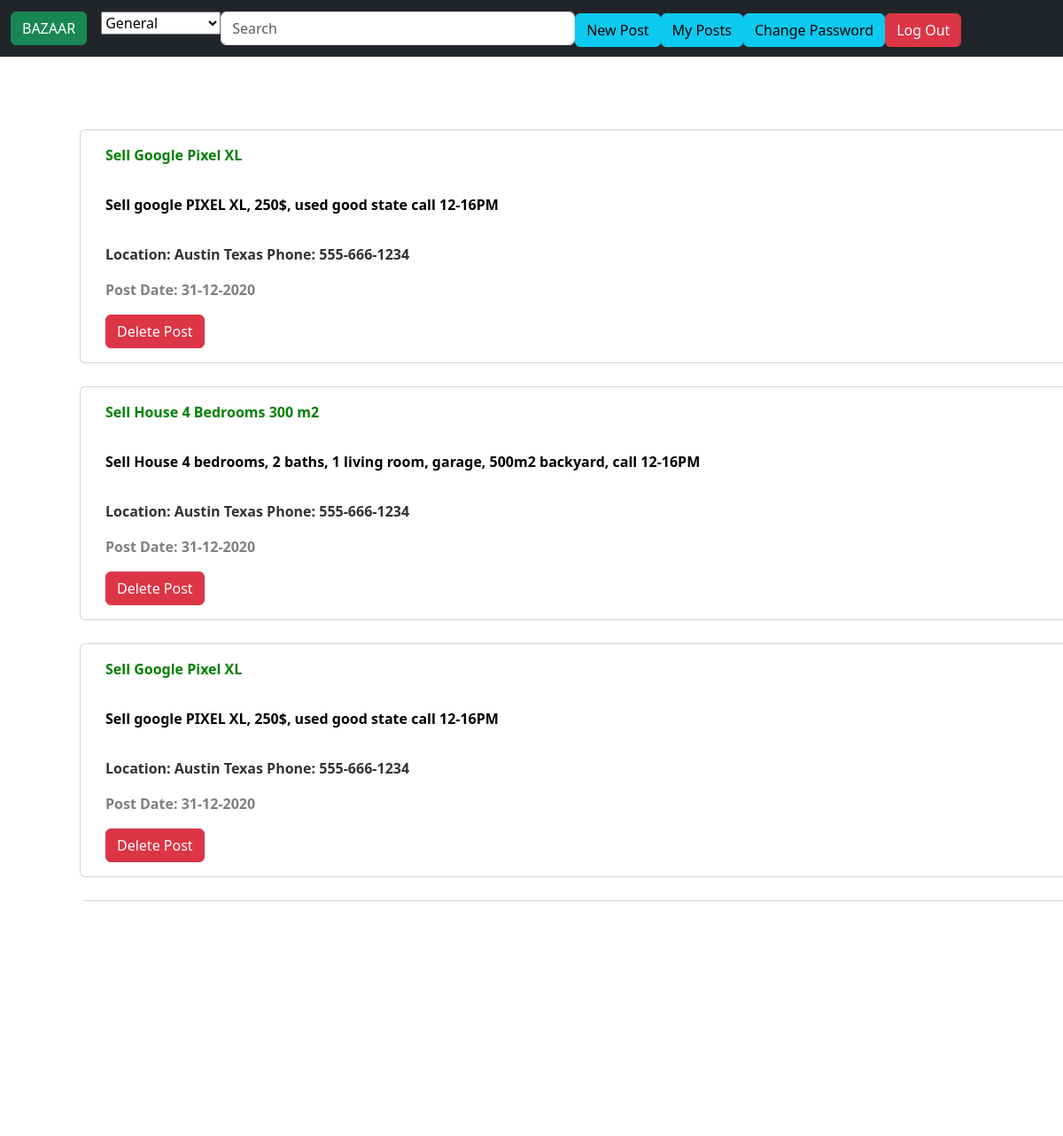
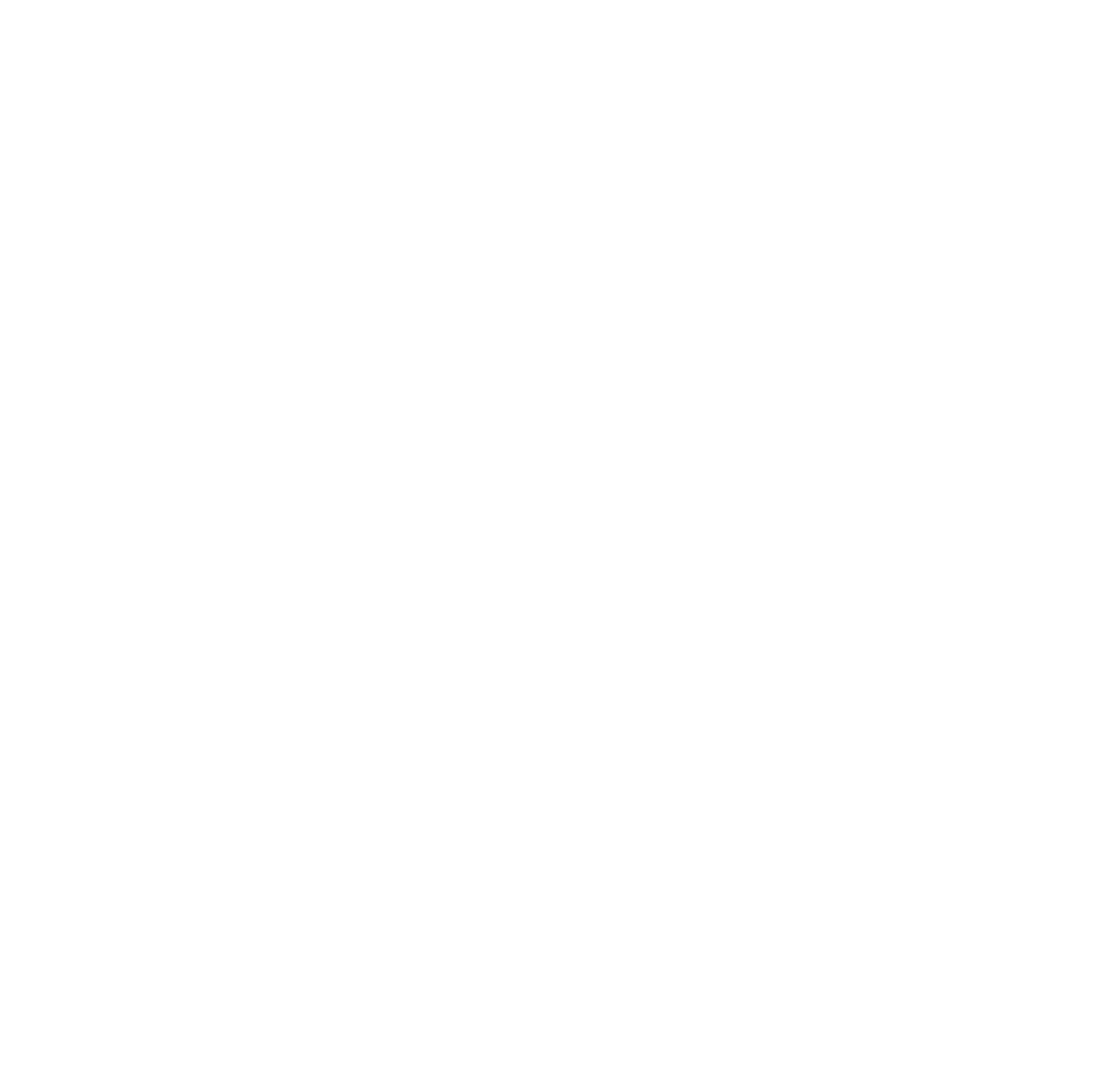
Before: /myposts (signed in) with the older database file (2 pictures, top to bottom).
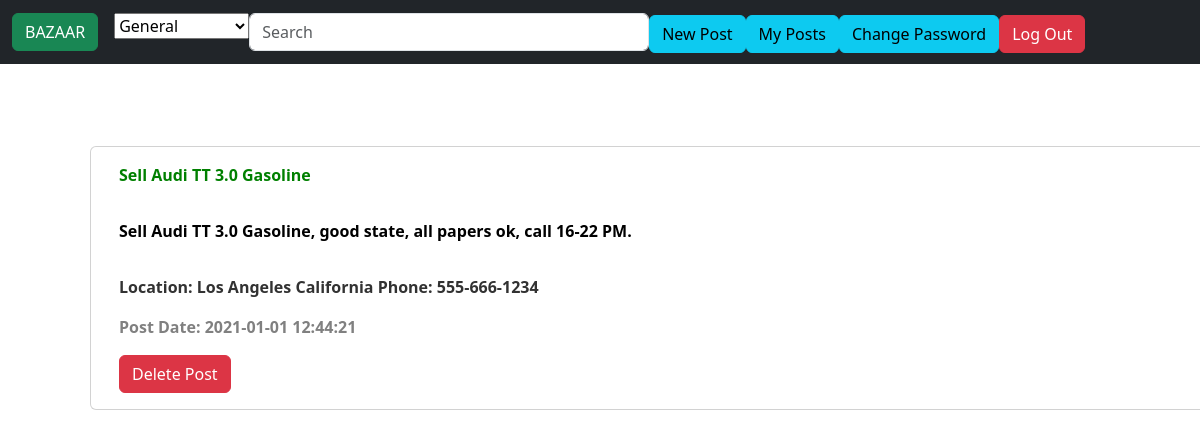
After: the same page with the newer database file.
### tables this page shows
CREATE TABLE "posts" (
	"id"	INTEGER NOT NULL UNIQUE,
	"owner_id"	INTEGER NOT NULL,
	"title"	TEXT NOT NULL DEFAULT 'NOT SET',
	"details"	TEXT NOT NULL DEFAULT 'NOT SET',
	"city"	TEXT NOT NULL,
	"phone"	TEXT DEFAULT '000-000-0000',
	"section"	INTEGER NOT NULL DEFAULT 0,
	"postDate"	TEXT NOT NULL DEFAULT '2100-0-0',
	PRIMARY KEY("id" AUTOINCREMENT)
);

### app.py (the view, shortened to what this page needs)
@app.route("/myposts", methods=["GET", "POST"])
@login_required
def myposts():
    db = engine.connect()
    userID = session['user_id']
    s = "SELECT * FROM posts WHERE posts.owner_id == (?) ORDER BY posts.postDate DESC"
    res = db.execute(s, userID)
    if res != None:
        return render_template("myposts.html",
                               listPosts=res,
                               listSections=categories
                               )
    return render_template("myposts.html")

### app.py (called while the page is built)
@app.after_request
def after_request(response):
    response.headers["Cache-Control"] = "no-cache, no-store, must-revalidate"
    response.headers["Expires"] = 0
    response.headers["Pragma"] = "no-cache"
    return response

### helpers.py (called while the page is built)
def login_required(f):
    @wraps(f)
    def decorated_function(*args, **kwargs):
        if session.get("user_id") is None:
            return redirect("/login")
        return f(*args, **kwargs)
    return decorated_function

### templates/myposts.html (shortened to what this page needs)
{% extends "layout.html" %}
{% block main %}
<form action="/myposts" method="POST">
    <div class="container">
        <div class="d-grid gap-3">
            {% for post in listPosts %}
            <div class="container" style="margin-top: 10px;">
                <div class="row">
                    <div class="card " style="width: 1000rem; font-weight:bold; color:green">
                        <div class="card-body">
                            {{post[2]}}
                        </div>
                        <div style="color:rgb(0, 0, 0);" class="card-body">
                            {{post[3]}}
                        </div>
                        <div style="color: rgb(50, 50, 50)" class="card-body">
                            <p>Location: {{post[4]}} Phone: {{post[5]}}</p>
                            <p style="color: gray;">Post Date: {{post[7]}}</p>
                            <button class="btn btn-danger" name="delete_button" type="submit" value={{post[0]}}>Delete
                                Post</button>
                        </div>
                    </div>
                </div>
            </div>
            {% endfor %}
        </div>
    </div>
</form>
{% endblock %}

### templates/layout.html (shortened to what this page needs)
<!DOCTYPE html>
<html lang="en">
<head>
    <link rel="stylesheet" type="text/css" href="./static/css/bootstrap.min.css">
</head>
<body>
    <nav id="navbar_top" class="navbar navbar-expand-md  sticky-top  navbar-dark bg-dark ">
        <div class="container-fluid">
            <div class="collapse navbar-collapse" id="navbarToggler">
                <a class="navbar-brand">
                    <form method="get" action="/">
                        <button type="submit" class="btn btn-success">BAZAAR</button>
                    </form>
                </a>
                <form action="/search" method="POST">
                    <ul class="navbar-nav mr-auto">
                        <div class="mr-auto">
                            <select name="search_category" class="custom-select">
                                <option selected>General</option>
                            </select>
                        </div>
                        <input class="form-control mr-auto" style="width: 400px;" type="sumbit" placeholder="Search"
                            aria-label="Search" name="search">
                    </ul>
                </form>
                <ul class="navbar-nav ml-auto ">
                    {% if session.user_id %}
                    <form method="get" action="/newpost">
                        <button type="submit" class="btn btn-info mr-1 mt-1">New Post</button>
                    </form>
                    <form method="get" action="/myposts">
                        <button type="submit" class="btn btn-info mr-1 mt-1">My Posts</button>
                    </form>
                    <form method="get" action="/changepass">
                        <button type="submit" class="btn btn-info mr-1 mt-1">Change Password</button>
                    </form>
                    <form method="get" action="/logout">
                        <button type="submit" class="btn btn-danger mr-1 mt-1">Log Out</button>
                    </form>
                    {% endif %}
                </ul>
            </div>
        </div>
    </nav>
    <main class="container p-5">
        {% block main %}
        {% endblock %}
    </main>
</body>
</html>

Changed rows visible on the page:
removed posts: title "Sell Google Pixel XL", details "Sell google PIXEL XL, 250$, used good state call 12-16PM", city "Austin Texas", phone "555-666-1234", postDate "31-12-2020", {{ post[0] }} 59 (drawn)
removed posts: title "Sell House 4 Bedrooms 300 m2", details "Sell House 4 bedrooms, 2 baths, 1 living room, garage, 500m2 backyard, call 12-16PM", city "Austin Texas", phone "555-666-1234", postDate "31-12-2020", {{ post[0] }} 60 (drawn)
removed posts: title "Sell Google Pixel XL", details "Sell google PIXEL XL, 250$, used good state call 12-16PM", city "Austin Texas", phone "555-666-1234", postDate "31-12-2020", {{ post[0] }} 61 (drawn)
added posts: title "Sell Audi TT 3.0 Gasoline", details "Sell Audi TT 3.0 Gasoline, good state, all papers ok, call 16-22 PM.", city "Los Angeles California", phone "555-666-1234", postDate "2021-01-01 12:44:21", {{ post[0] }} 68 (drawn)
